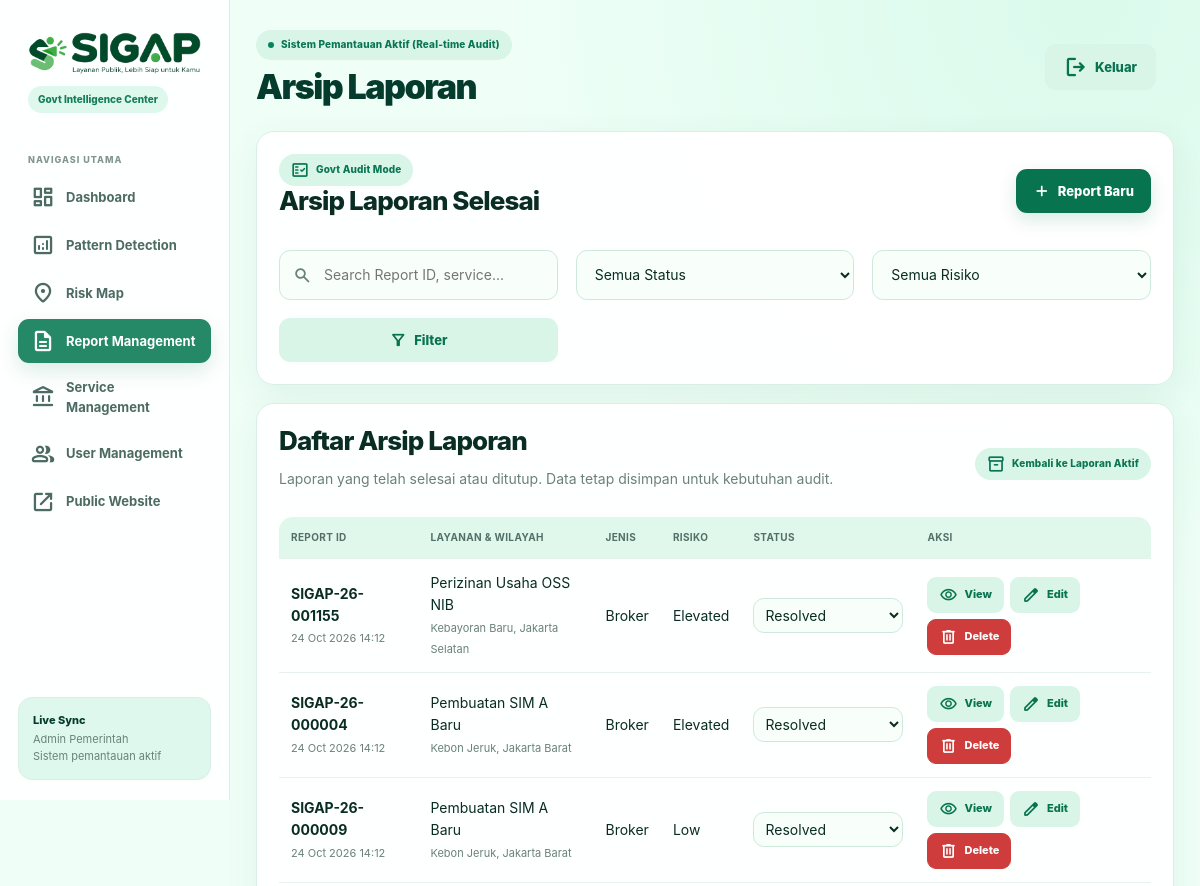
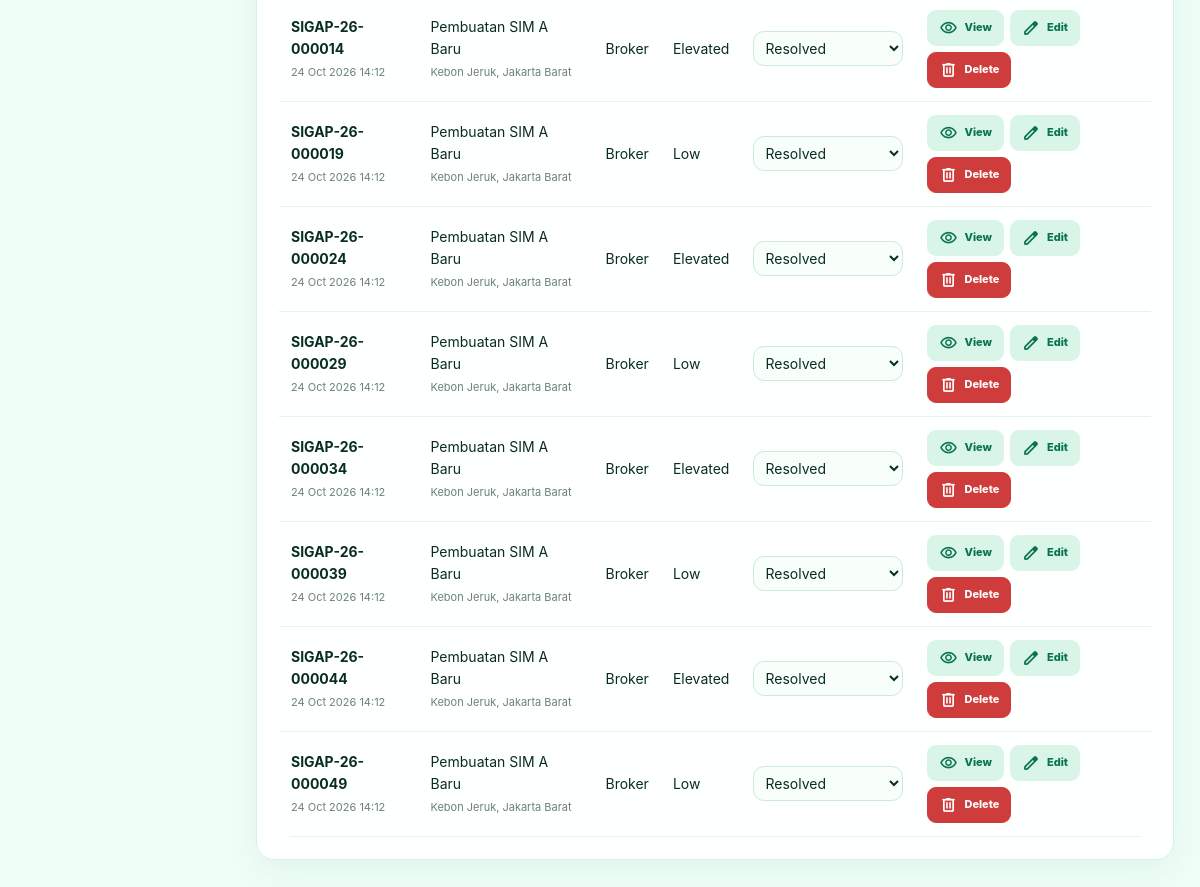
The page /admin/reports.php?view=archive (signed in) on the database its author committed (2 pictures, top to bottom).
### tables this page shows
CREATE TABLE reports (
    id BIGINT UNSIGNED AUTO_INCREMENT PRIMARY KEY,
    report_code VARCHAR(40) NOT NULL UNIQUE,
    access_code VARCHAR(40) NULL,
    user_id INT UNSIGNED NULL,
    service_id INT UNSIGNED NULL,
    location_id INT UNSIGNED NULL,
    report_mode ENUM('anonymous','account') NOT NULL DEFAULT 'anonymous',
    incident_type ENUM('additional_fee','no_receipt','delay','broker','other') NOT NULL DEFAULT 'other',
    title VARCHAR(200) NOT NULL,
    chronology TEXT NOT NULL,
    requested_amount DECIMAL(15,2) NULL,
    official_amount DECIMAL(15,2) NULL,
    discrepancy_amount DECIMAL(15,2) NULL,
    incident_at DATETIME NULL,
    risk_level ENUM('low','moderate','elevated','high') NOT NULL DEFAULT 'moderate',
    status ENUM('new','pending_review','under_review','follow_up','resolved','rejected') NOT NULL DEFAULT 'new',
    assigned_to INT UNSIGNED NULL,
    latitude DECIMAL(10,7) NULL,
    longitude DECIMAL(10,7) NULL,
    is_anonymous TINYINT(1) NOT NULL DEFAULT 1,
    created_at TIMESTAMP DEFAULT CURRENT_TIMESTAMP,
    updated_at TIMESTAMP DEFAULT CURRENT_TIMESTAMP ON UPDATE CURRENT_TIMESTAMP,
    FOREIGN KEY(user_id) REFERENCES users(id) ON UPDATE CASCADE ON DELETE SET NULL,
    FOREIGN KEY(service_id) REFERENCES public_services(id) ON UPDATE CASCADE ON DELETE SET NULL,
    FOREIGN KEY(location_id) REFERENCES locations(id) ON UPDATE CASCADE ON DELETE SET NULL,
    FOREIGN KEY(assigned_to) REFERENCES users(id) ON UPDATE CASCADE ON DELETE SET NULL,
    INDEX idx_report_status(status),
    INDEX idx_report_risk(risk_level),
    INDEX idx_report_service(service_id),
    INDEX idx_report_location(location_id),
    INDEX idx_report_created(created_at)
);

CREATE TABLE public_services (
    id INT UNSIGNED AUTO_INCREMENT PRIMARY KEY,
    category_id INT UNSIGNED NOT NULL,
    name VARCHAR(180) NOT NULL,
    institution VARCHAR(180) NULL,
    official_fee DECIMAL(15,2) NOT NULL DEFAULT 0,
    regulation VARCHAR(255) NULL,
    duration_minutes INT UNSIGNED NULL,
    description TEXT NULL,
    requirements TEXT NULL,
    procedure_text TEXT NULL,
    status ENUM('active','inactive') NOT NULL DEFAULT 'active',
    created_at TIMESTAMP DEFAULT CURRENT_TIMESTAMP,
    updated_at TIMESTAMP DEFAULT CURRENT_TIMESTAMP ON UPDATE CURRENT_TIMESTAMP,
    FOREIGN KEY(category_id) REFERENCES service_categories(id) ON UPDATE CASCADE ON DELETE RESTRICT,
    INDEX idx_service_status(status),
    INDEX idx_service_category(category_id)
);

CREATE TABLE locations (
    id INT UNSIGNED AUTO_INCREMENT PRIMARY KEY,
    province VARCHAR(100) NOT NULL,
    city VARCHAR(100) NULL,
    district VARCHAR(100) NULL,
    subdistrict VARCHAR(100) NULL,
    address TEXT NULL,
    latitude DECIMAL(10,7) NULL,
    longitude DECIMAL(10,7) NULL,
    created_at TIMESTAMP DEFAULT CURRENT_TIMESTAMP
);

### public/admin/reports.php (the view, shortened to what this page needs)
<?php
require_once __DIR__ . '/../../config/database.php';
require_once __DIR__ . '/../../config/helpers.php';
require_once __DIR__ . '/_layout.php';
$q = trim($_GET['q'] ?? '');
$view = (($_GET['view'] ?? 'active') === 'archive') ? 'archive' : 'active';
$sql = "
    SELECT
        r.*,
        ps.name AS service,
        l.city,
        l.district
    FROM reports r
    LEFT JOIN public_services ps
        ON ps.id = r.service_id
    LEFT JOIN locations l
        ON l.id = r.location_id
    WHERE 1
";
if ($view === 'archive') {
    $sql .= " AND r.status IN ('resolved', 'closed_no_response') ";
} else {
    $sql .= " AND r.status NOT IN ('resolved', 'closed_no_response') ";
}
$params = [];
$sql .= "
    ORDER BY r.created_at DESC
    LIMIT 250
";
$statement = $pdo->prepare($sql);
$statement->execute($params);
$rows = $statement->fetchAll();
$archiveCountStmt = $pdo->query("SELECT COUNT(*) FROM reports WHERE status IN ('resolved', 'closed_no_response')");
$archiveCount = (int) $archiveCountStmt->fetchColumn();
?>
<div class="card report-management-header">
    <div class="toolbar">
        <div>
            <span class="eyebrow">
                <span class="material-symbols-rounded">
                </span>
                Govt Audit Mode
            </span>
            <h2>
                <?= $view === 'archive' ? 'Arsip Laporan Selesai' : 'Review and manage reports submitted by citizens' ?>
            </h2>
        </div>
        <a
            class="btn btn-primary"
            href="/admin/report_form.php"
        >
            <span class="material-symbols-rounded">
            </span>
            Report Baru
        </a>
    </div>
    <form
        class="three-col report-filter"
        method="get"
    >
        <div class="input-with-icon">
            <input
                class="input"
                type="search"
                name="q"
                value="<?= e($q) ?>"
                placeholder="Search Report ID, service..."
            >
        </div>
        <select
            class="select"
            name="status"
        >
            <option value="">
                Semua Status
            </option>
        </select>
        <select
            class="select"
            name="risk"
        >
            <option value="">
                Semua Risiko
            </option>
        </select>
        <button
            type="submit"
            class="btn btn-light"
        >
            <span class="material-symbols-rounded">
            </span>
            Filter
        </button>
    </form>
</div>
<div
    class="card report-management-list"
    style="margin-top:18px"
>
    <div class="toolbar">
        <div>
            <h2>
                <?= $view === 'archive' ? 'Daftar Arsip Laporan' : 'Daftar Laporan Aktif' ?>
            </h2>
            <p class="muted">
                <?= $view === 'archive' ? 'Laporan yang telah selesai atau ditutup. Data tetap disimpan untuk kebutuhan audit.' : 'Laporan yang masih membutuhkan pemantauan atau tindakan.' ?>
            </p>
        </div>
        <a class="eyebrow" href="/admin/reports.php<?= $view === 'archive' ? '' : '?view=archive' ?>" style="text-decoration:none;">
            <span class="material-symbols-rounded">inventory_2</span>
            <?= $view === 'archive' ? 'Kembali ke Laporan Aktif' : number_format($archiveCount) . ' Arsip' ?>
        </a>
    </div>
    <div class="table-wrap">
        <table class="table">
            <thead>
                <tr>
                    <th>
                        Report ID
                    </th>
                    <th>
                        Layanan & Wilayah
                    </th>
                    <th>
                        Jenis
                    </th>
                    <th>
                        Risiko
                    </th>
                    <th>
                        Status
                    </th>
                    <th>
                        Aksi
                    </th>
                </tr>
            </thead>
            <tbody>
                <?php foreach ($rows as $row): ?>
                    <tr>
                        <td>
                            <b>
                                <?= e($row['report_code']) ?>
                            </b>
                            <br>
                            <small>
                                <?= e(
                                    date(
                                        'd M Y H:i',
                                        strtotime($row['created_at'])
                                    )
                                ) ?>
                            </small>
                        </td>
                        <td>
                            <?= e(
                                $row['service'] ?: 'Layanan tidak tersedia'
                            ) ?>
                            <br>
                            <small>
                                <?= e(
                                    trim(
                                        ($row['district'] ?? '')
                                        . ', '
                                        . ($row['city'] ?? '')
                                    )
                                ) ?>
                            </small>
                        </td>
                        <td>
                            <?= e(
                                status_label(
                                    $row['incident_type']
                                )
                            ) ?>
                        </td>
                        <td>
                            <?= risk_badge(
                                $row['risk_level']
                            ) ?>
                        </td>
                        <td>
                            <form method="post">
                                <select
                                    class="select"
                                    name="status"
                                    onchange="this.form.submit()"
                                    style="padding:7px"
                                >
                                    <option
                                        value="<?= e($row['status']) ?>"
                                    >
                                        <?= e(
                                            status_label(
                                                $row['status']
                                            )
                                        ) ?>
                                    </option>
                                </select>
                            </form>
                        </td>
                        <td>
                            <div class="report-actions">
                                <a
                                    class="btn btn-light btn-sm"
                                    href="/admin/report_detail.php?id=<?= (int) $row['id'] ?>"
                                >
                                    <span class="material-symbols-rounded">
                                    </span>
                                    View
                                </a>
                                <a
                                    class="btn btn-light btn-sm"
                                    href="/admin/report_form.php?id=<?= (int) $row['id'] ?>"
                                >
                                    <span class="material-symbols-rounded">
                                    </span>
                                    Edit
                                </a>
                                <?php if (is_admin()): ?>
                                    <form
                                        method="post"
                                        style="display:inline"
                                        onsubmit="return confirmDelete('Hapus laporan ini?')"
                                    >
                                        <button
                                            type="submit"
                                            class="btn btn-danger btn-sm"
                                        >
                                            <span class="material-symbols-rounded">
                                            </span>
                                            Delete
                                        </button>
                                    </form>
                                <?php endif; ?>
                            </div>
                        </td>
                    </tr>
                <?php endforeach; ?>
            </tbody>
        </table>
    </div>
</div>

### config/helpers.php (shortened to what this page needs)
<?php
function e($value): string
{
    return htmlspecialchars(
        (string) ($value ?? ''),
        ENT_QUOTES,
        'UTF-8'
    );
}
function is_logged_in(): bool
{
    return isset($_SESSION['user']);
}
function is_admin(): bool
{
    return is_logged_in()
        && ($_SESSION['user']['role'] ?? null) === 'admin';
}
function risk_badge(string $risk): string
{
    $riskLevels = [
        'low' => ['Low', 'low'],
        'moderate' => ['Moderate', 'moderate'],
        'elevated' => ['Elevated', 'elevated'],
        'high' => ['High', 'high'],
    ];
    [$label, $class] = $riskLevels[strtolower($risk)]
        ?? ['Unknown', 'moderate'];
    return sprintf(
        '<span class="badge badge-%s">%s</span>',
        e($class),
        e($label)
    );
}
function status_label(string $status): string
{
    return ucwords(str_replace('_', ' ', $status));
}

### public/assets/css/style.css (style rules this page uses)
:root { --green-950: #053b2c; --green-900: #075b41; --green-850: #0a6a4b; --green-800: #08734f; --green-700: #147d59; --green-600: #258866; --mint-0: #f5fffa; --mint: #effff7; --mint-2: #dff8ed; --mint-3: #d2f5e4; --mint-4: #c3efdc; --text: #092d23; --muted: #6b817a; --muted-2: #82958f; --white: #fff; --line: #d9eee6; --line-strong: #c7e5d9; --amber: #e4a22e; --red: #cf3c3c; --shadow: 0 10px 34px rgba(16, 80, 58, .07); --shadow-hover: 0 18px 42px rgba(16, 80, 58, .12); --radius-sm: 10px; --radius-md: 14px; --radius-lg: 18px; --radius-xl: 24px; --ease: cubic-bezier(.22, .61, .36, 1); }
* { box-sizing: border-box; }
html { scroll-behavior: smooth; }
body { margin: 0; background: var(--mint); color: var(--text); font-family: Inter, ui-sans-serif, system-ui, -apple-system, "Segoe UI", Roboto, Arial, sans-serif; font-size: 14px; line-height: 1.55; -webkit-font-smoothing: antialiased; }
body::before { content: ""; position: fixed; inset: 0; pointer-events: none; background: radial-gradient(circle at 8% 0%, rgba(190, 244, 220, .28), transparent 28%), radial-gradient(circle at 95% 12%, rgba(205, 247, 228, .20), transparent 25%); z-index: -1; }
a { color: inherit; text-decoration: none; transition: color .18s var(--ease); }
button, input, select, textarea { font: inherit; }
button { cursor: pointer; }
h1, h2, h3, h4 { color: var(--text); font-weight: 850; letter-spacing: -.035em; line-height: 1.16; }
h2 { font-size: 26px; margin: 0 0 12px; }
p { margin: 0 0 12px; }
small { font-size: 11px; color: var(--muted); }
.muted { color: var(--muted); }
.btn, .card, .notice, .public-nav a, .side-nav a, .input, .select, .searchbar { transition: transform .2s var(--ease), box-shadow .2s var(--ease), border-color .2s var(--ease), background-color .2s var(--ease), color .2s var(--ease); }
.btn { display: inline-flex; align-items: center; justify-content: center; gap: 7px; border: 1px solid transparent; border-radius: 11px; padding: 11px 16px; font-weight: 800; font-size: 13px; cursor: pointer; box-shadow: none; }
.btn-primary { background: var(--green-800); color: #fff; box-shadow: 0 7px 18px rgba(8, 115, 79, .15); }
.btn-light { background: #d9f5e7; color: var(--green-800); }
.btn-sm { padding: 8px 11px; font-size: 11px; border-radius: 9px; }
.eyebrow { display: inline-flex; align-items: center; gap: 7px; padding: 7px 12px; border-radius: 18px; background: #d8f5e7; color: #0a7653; font-size: 10px; font-weight: 850; letter-spacing: .15px; }
.card { background: rgba(255, 255, 255, .96); border: 1px solid var(--line); border-radius: var(--radius-lg); padding: 22px; box-shadow: var(--shadow); }
.card h2, .card h3 { margin-top: 0; }
.input, .select { width: 100%; background: #f8fffb; border: 1px solid #cfe8dc; border-radius: 11px; padding: 13px 14px; outline: none; color: var(--text); }
.reveal { opacity: 0; transform: translateY(8px); transition: opacity .45s var(--ease), transform .45s var(--ease), box-shadow .2s var(--ease), border-color .2s var(--ease); }
.reveal.is-visible { opacity: 1; transform: none; }
.admin-layout .material-symbols-rounded { font-family: "Material Symbols Rounded"; font-weight: normal; font-style: normal; line-height: 1; letter-spacing: normal; text-transform: none; white-space: nowrap; word-wrap: normal; direction: ltr; -webkit-font-feature-settings: "liga"; -webkit-font-smoothing: antialiased; font-feature-settings: "liga"; font-variation-settings: "FILL" 0, "wght" 500, "GRAD" 0, "opsz" 24; }

### rows shown on the page
reports: report_code "SIGAP-26-001155", created_at "24 Oct 2026 14:12", service.name "Perizinan Usaha OSS NIB", location.city "Kebayoran Baru, Jakarta Selatan", incident_type "Broker", label "Elevated", status "Resolved"
reports: report_code "SIGAP-26-000004", created_at "24 Oct 2026 14:12", service.name "Pembuatan SIM A Baru", location.city "Kebon Jeruk, Jakarta Barat", incident_type "Broker", label "Elevated", status "Resolved"
reports: report_code "SIGAP-26-000009", created_at "24 Oct 2026 14:12", service.name "Pembuatan SIM A Baru", location.city "Kebon Jeruk, Jakarta Barat", incident_type "Broker", label "Low", status "Resolved"
reports: report_code "SIGAP-26-000014", created_at "24 Oct 2026 14:12", service.name "Pembuatan SIM A Baru", location.city "Kebon Jeruk, Jakarta Barat", incident_type "Broker", label "Elevated", status "Resolved"
reports: report_code "SIGAP-26-000019", created_at "24 Oct 2026 14:12", service.name "Pembuatan SIM A Baru", location.city "Kebon Jeruk, Jakarta Barat", incident_type "Broker", label "Low", status "Resolved"
reports: report_code "SIGAP-26-000024", created_at "24 Oct 2026 14:12", service.name "Pembuatan SIM A Baru", location.city "Kebon Jeruk, Jakarta Barat", incident_type "Broker", label "Elevated", status "Resolved"
reports: report_code "SIGAP-26-000029", created_at "24 Oct 2026 14:12", service.name "Pembuatan SIM A Baru", location.city "Kebon Jeruk, Jakarta Barat", incident_type "Broker", label "Low", status "Resolved"
reports: report_code "SIGAP-26-000034", created_at "24 Oct 2026 14:12", service.name "Pembuatan SIM A Baru", location.city "Kebon Jeruk, Jakarta Barat", incident_type "Broker", label "Elevated", status "Resolved"
reports: report_code "SIGAP-26-000039", created_at "24 Oct 2026 14:12", service.name "Pembuatan SIM A Baru", location.city "Kebon Jeruk, Jakarta Barat", incident_type "Broker", label "Low", status "Resolved"
reports: report_code "SIGAP-26-000044", created_at "24 Oct 2026 14:12", service.name "Pembuatan SIM A Baru", location.city "Kebon Jeruk, Jakarta Barat", incident_type "Broker", label "Elevated", status "Resolved"
reports: report_code "SIGAP-26-000049", created_at "24 Oct 2026 14:12", service.name "Pembuatan SIM A Baru", location.city "Kebon Jeruk, Jakarta Barat", incident_type "Broker", label "Low", status "Resolved"

### other values the page prints
$title "Arsip Laporan"
